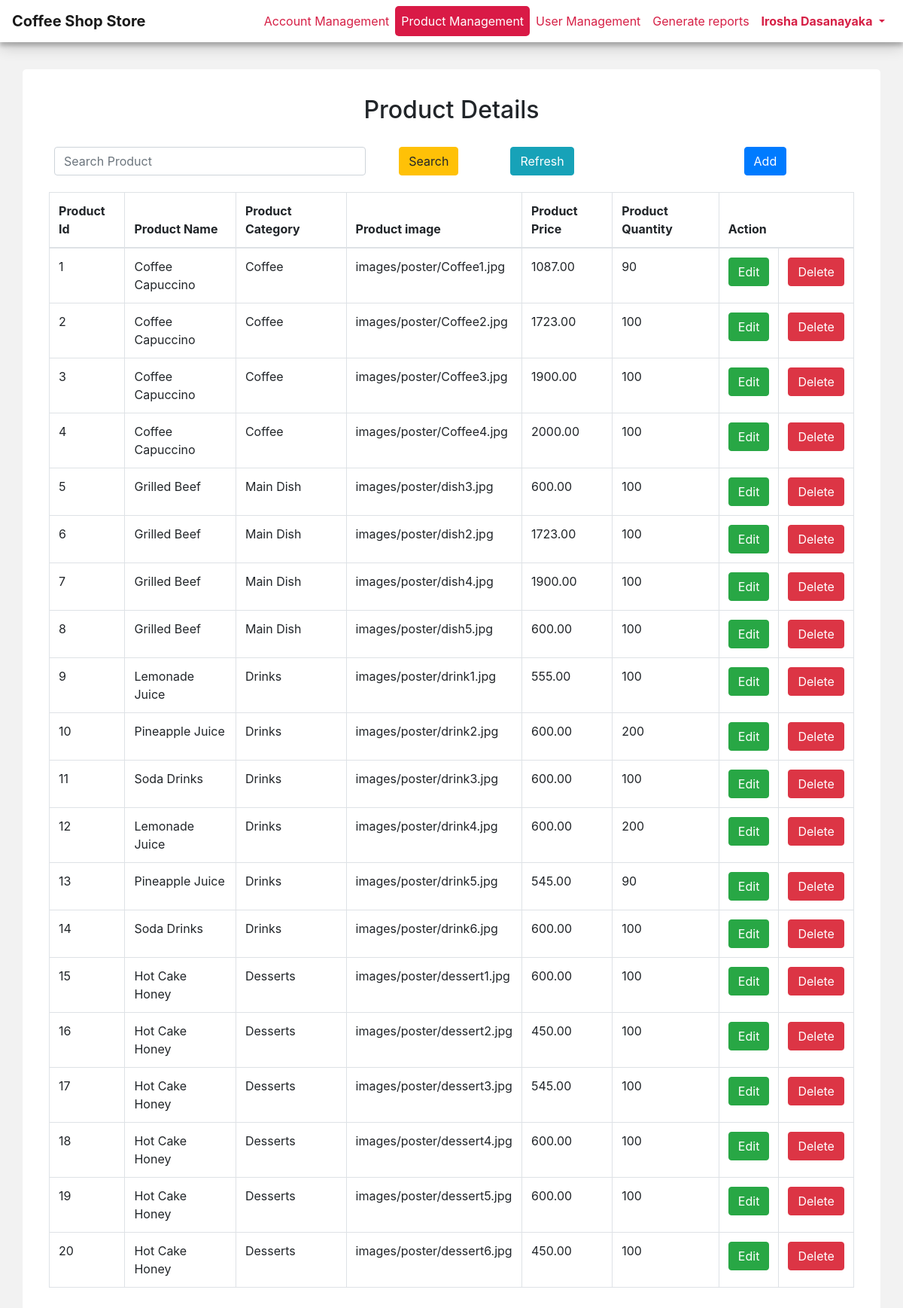
The app's page /admin/product/p_detail.php (signed in) with its own data.
### tables this page shows
CREATE TABLE `tbl_products` (
  `P_id` int(11) NOT NULL,
  `P_name` varchar(45) NOT NULL,
  `P_category` varchar(10) NOT NULL,
  `P_price` double(10,2) NOT NULL,
  `P_image` varchar(500) NOT NULL,
  `P_quantity` int(4) NOT NULL
);

### admin/product/p_detail.php (the view, shortened to what this page needs)
<?php
include("../db.php");
$sql = 'SELECT * FROM tbl_products';
$result = mysqli_query($conn, $sql);
 ?>
<!DOCTYPE html>
<html lang="en">
<head>
  <link rel="stylesheet" href="../../bootstrap/css/bootstrap.min.css">
</head>
<body>
  <nav class="navbar sticky-top navbar-expand-lg navbar-light bg-light ">
      <span class="navbar-brand mb-0 h1"><b>Coffee Shop Store</b></span>
      <div class="collapse navbar-collapse" id="navbarSupportedContent">
        <ul class="nav navbar-nav navbar-right">
          <li class="nav-item">
            <a class="nav-link" href="../account/a_detail.php">
              Account Management
            </a>
          </li>
          <li class="nav-item ">
            <a class="nav-link active" href="p_detail.php">
              Product Management
            </a>
          </li>
          <li class="nav-item">
            <a class="nav-link" href="../user/u_detail.php">
              User Management
            </a>
          </li>
            <li class="nav-item">
                <a class="nav-link" href="../account/a_report.php">
                    Generate reports
                </a>
            </li>
          <li class="nav-item dropdown">
	          <a class="nav-link dropdown-toggle" href="#" id="navbarDropdown" role="button" data-toggle="dropdown" aria-haspopup="true" aria-expanded="false"><strong><?php echo ucfirst( $_SESSION['username']); ?></strong>
	          </a>
	      </li>
        </ul>
      </div>
  </nav>
	<div class="container-fluid">
		<div class="container">
			<form method="GET" action="p_detail.php">
				<div class="row">
					<div  class="col-12 col-sm-12 col-md-12">
						<h2 align="center">Product Details</h2>
					</div>
					<div class="col-12 col-sm-12 col-md-5" style="padding: 2%;">
						<input  name="txt_search" required="" type="text" class="form-control " id="txt_search" placeholder="Search Product" />
					</div>
					<div class="col-9 col-sm-10 col-md-5" style="padding: 2%;">
						<div class="row">
							<div class="col-4 col-sm-2 col-md-4">
								<input type="submit" value="Search" class="btn btn-warning">
							</div>
							<div class="col-6 col-sm-9 col-md-8">
								<a href="p_detail.php" class="btn btn-info" role="button">Refresh</a>
							</div>
						</div>
					</div>
					<div class="col-3 col-sm-2 col-md-2" style="padding: 2%;">
						<a href="p_insert.php" class="btn btn-primary" role="button">Add</a>
					</div>
								<div class="col-md-12">
									<div class="table-responsive">
										<table class="table table-bordered table-hover">
											<thead>
												<tr>
													<th>Product Id</th>
													<th>Product Name</th>
													<th>Product Category</th>
													<th>Product image</th>
													<th>Product Price</th>
													<th>Product Quantity</th>
													<th colspan="2">Action</th>
												</tr>
											</thead>
									<?php
										if(mysqli_num_rows($result) > 0)
										{
											while ($row = mysqli_fetch_assoc($result))
										{
											echo "<tr>";
											echo "<td>" . $row["P_id"] . "</td>";
											echo "<td>" . $row["P_name"] . "</td>";
											echo "<td>" . $row["P_category"] . "</td>";
											echo "<td>" . $row["P_image"] . "</td>";
											echo "<td>" . $row["P_price"] . "</td>";
											echo "<td>" . $row["P_quantity"] . "</td>";
											echo "<td><a class='btn btn-success' href='p_edit.php?id=" . $row["P_id"]."'>Edit</a> </td>";
											echo "<td><a class='btn btn-danger' href='p_delete.php?id=" . $row["P_id"]."' >Delete</a></td>";
											echo "</tr>";
										}
										} else {
											echo "<tr><td></td><td></td><td></td></tr>";
										}
									?>
										</table>
									</div>
									</div>
								</div>
				</form>
		</div>
	</div>
  </body>
</html>

### admin/product/p_detail.php (style rules this page uses)
.container-fluid { padding-top: 3%; padding-bottom: 3%; background-color: #f2f2f2; }
.container { background-color: #fff; padding: 3%; border-radius: 5px; }
.navbar { box-shadow: 0 5px 5px 0 rgba(0, 0, 0, 0.2), 0 6px 20px 0 rgba(0, 0, 0, 0.19); }

### records on screen
tbl_products: P_id "1", P_name "Coffee Capuccino", P_category "Coffee", P_image "images/poster/Coffee1.jpg", P_price "1087.00", P_quantity "90"
tbl_products: P_id "2", P_name "Coffee Capuccino", P_category "Coffee", P_image "images/poster/Coffee2.jpg", P_price "1723.00", P_quantity "100"
tbl_products: P_id "3", P_name "Coffee Capuccino", P_category "Coffee", P_image "images/poster/Coffee3.jpg", P_price "1900.00", P_quantity "100"
tbl_products: P_id "4", P_name "Coffee Capuccino", P_category "Coffee", P_image "images/poster/Coffee4.jpg", P_price "2000.00", P_quantity "100"
tbl_products: P_id "5", P_name "Grilled Beef", P_category "Main Dish", P_image "images/poster/dish3.jpg", P_price "600.00", P_quantity "100"
tbl_products: P_id "6", P_name "Grilled Beef", P_category "Main Dish", P_image "images/poster/dish2.jpg", P_price "1723.00", P_quantity "100"
tbl_products: P_id "7", P_name "Grilled Beef", P_category "Main Dish", P_image "images/poster/dish4.jpg", P_price "1900.00", P_quantity "100"
tbl_products: P_id "8", P_name "Grilled Beef", P_category "Main Dish", P_image "images/poster/dish5.jpg", P_price "600.00", P_quantity "100"
tbl_products: P_id "9", P_name "Lemonade Juice", P_category "Drinks", P_image "images/poster/drink1.jpg", P_price "555.00", P_quantity "100"
tbl_products: P_id "10", P_name "Pineapple Juice", P_category "Drinks", P_image "images/poster/drink2.jpg", P_price "600.00", P_quantity "200"
tbl_products: P_id "11", P_name "Soda Drinks", P_category "Drinks", P_image "images/poster/drink3.jpg", P_price "600.00", P_quantity "100"
tbl_products: P_id "12", P_name "Lemonade Juice", P_category "Drinks", P_image "images/poster/drink4.jpg", P_price "600.00", P_quantity "200"
tbl_products: P_id "13", P_name "Pineapple Juice", P_category "Drinks", P_image "images/poster/drink5.jpg", P_price "545.00", P_quantity "90"
tbl_products: P_id "14", P_name "Soda Drinks", P_category "Drinks", P_image "images/poster/drink6.jpg", P_price "600.00", P_quantity "100"
tbl_products: P_id "15", P_name "Hot Cake Honey", P_category "Desserts", P_image "images/poster/dessert1.jpg", P_price "600.00", P_quantity "100"
tbl_products: P_id "16", P_name "Hot Cake Honey", P_category "Desserts", P_image "images/poster/dessert2.jpg", P_price "450.00", P_quantity "100"
tbl_products: P_id "17", P_name "Hot Cake Honey", P_category "Desserts", P_image "images/poster/dessert3.jpg", P_price "545.00", P_quantity "100"
tbl_products: P_id "18", P_name "Hot Cake Honey", P_category "Desserts", P_image "images/poster/dessert4.jpg", P_price "600.00", P_quantity "100"
tbl_products: P_id "19", P_name "Hot Cake Honey", P_category "Desserts", P_image "images/poster/dessert5.jpg", P_price "600.00", P_quantity "100"
tbl_products: P_id "20", P_name "Hot Cake Honey", P_category "Desserts", P_image "images/poster/dessert6.jpg", P_price "450.00", P_quantity "100"

### other values on screen
$_SESSION['username'] "Irosha Dasanayaka"
